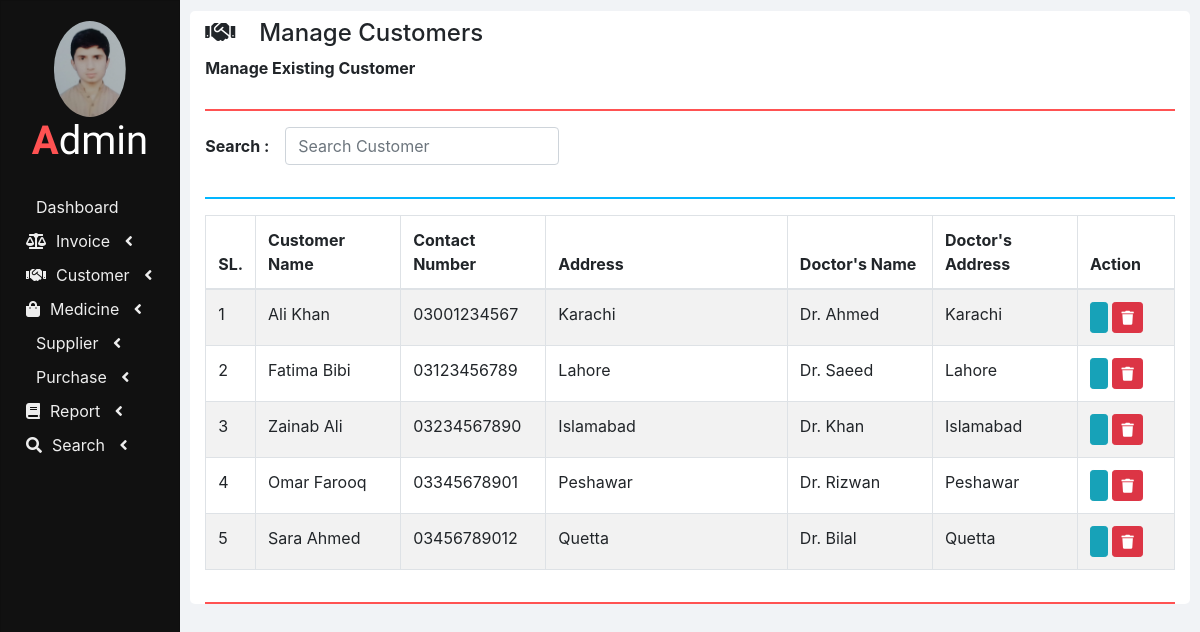
The page /manage_customer.php on the database its author committed.
### tables this page shows
CREATE TABLE IF NOT EXISTS customers (
  ID INT AUTO_INCREMENT PRIMARY KEY,
  NAME VARCHAR(100) NOT NULL,
  CONTACT_NUMBER VARCHAR(15) NOT NULL,
  ADDRESS VARCHAR(255) NOT NULL,
  DOCTOR_NAME VARCHAR(100) NOT NULL,
  DOCTOR_ADDRESS VARCHAR(255) NOT NULL
);

### php/manage_customer.php (the view, shortened to what this page needs)
<?php
require "db_connection.php";
function showCustomers($id = 0) {
    global $con;
    $seq_no = 0;
    $query = "SELECT * FROM customers";
    $result = mysqli_query($con, $query);
    while ($row = mysqli_fetch_assoc($result)) {
        $seq_no++;
        if ($row['ID'] == $id) {
            showEditOptionsRow($seq_no, $row);
        } else {
            showCustomerRow($seq_no, $row);
        }
    }
}
function showCustomerRow($seq_no, $row) {
    echo "<tr>";
    echo "<td>{$seq_no}</td>";
    echo "<td>" . htmlspecialchars($row['NAME'] ?? 'N/A') . "</td>";
    echo "<td>" . htmlspecialchars($row['CONTACT_NUMBER'] ?? 'N/A') . "</td>";
    echo "<td>" . htmlspecialchars($row['ADDRESS'] ?? 'N/A') . "</td>";
    echo "<td>" . htmlspecialchars($row['DOCTOR_NAME'] ?? 'N/A') . "</td>";
    echo "<td>" . htmlspecialchars($row['DOCTOR_ADDRESS'] ?? 'N/A') . "</td>";
    echo "<td>
            <button class='btn btn-info btn-sm' onclick='editCustomer(" . (int)$row['ID'] . ");'>
                <i class='fa fa-pencil'></i>
            </button>
            <button class='btn btn-danger btn-sm' onclick='deleteCustomer(" . (int)$row['ID'] . ");'>
                <i class='fa fa-trash'></i>
            </button>
          </td>";
    echo "</tr>";
}
?>

### manage_customer.php (shortened to what this page needs)
<!DOCTYPE html>
<html lang="en" dir="ltr">
<head>
    <link rel="stylesheet" href="bootstrap/css/bootstrap.min.css">
    <link rel="stylesheet" href="https://use.fontawesome.com/releases/v5.3.1/css/all.css">
    <link rel="stylesheet" href="css/sidenav.css">
    <link rel="stylesheet" href="css/home.css">
</head>
<body>
    <div class="container-fluid">
      <div class="container">
        <?php
          require "php/header.php";
          createHeader('handshake', 'Manage Customers', 'Manage Existing Customer');
        ?>
        <div class="row">
          <div class="col-md-12 form-group form-inline">
            <label class="font-weight-bold" for="">Search :&emsp;</label>
            <input type="text" class="form-control" placeholder="Search Customer" onkeyup="searchCustomer(this.value);">
          </div>
          <div class="col col-md-12">
            <hr class="col-md-12" style="padding: 0px; border-top: 2px solid #02b6ff;">
          </div>
          <div class="col col-md-12 table-responsive">
            <table class="table table-bordered table-striped table-hover">
              <thead>
                <tr>
                  <th style="width: 5%;">SL.</th>
                  <th style="width: 15%;">Customer Name</th>
                  <th style="width: 15%;">Contact Number</th>
                  <th style="width: 25%;">Address</th>
                  <th style="width: 15%;">Doctor's Name</th>
                  <th style="width: 15%;">Doctor's Address</th>
                  <th style="width: 10%;">Action</th>
                </tr>
              </thead>
              <tbody id="customers_div">
                <?php
                  require 'php/manage_customer.php';
                  showCustomers();
                ?>
              </tbody>
            </table>
          </div>
        </div>
        <hr style="border-top: 2px solid #ff5252;">
      </div>
    </div>
</body>
</html>

### php/header.php
<?php
function createHeader($icon, $heading, $sub_heading) {
    echo '
    <section class="row content-header">
      <div class="header-title col-md-11">
        <p class="h4 pt-2"><i class="fa fa-'.$icon.'"></i>&emsp;'.$heading.'</p>
        <small class="font-weight-bold h6">'.$sub_heading.'</small>
      </div>
      <div class="col-md-1 user_options">
        <button class="col col-md-1 m-3" onclick="showOptions();">
          <i class="fa fa-gear"></i>
        </button>
        <div id="mark"><i class="fa fa-play fa-rotate-270"></i></div>
        <ul id="options" class="options list-unstyled" style="display: none;">
          <li><a href="my_profile.php"><i class="fa fa-user"></i><span>My Profile</span></a></li>
          <li><a href="change_password.php"><i class="fa fa-edit"></i><span>Change Password</span></a></li>
          <li><a href="logout.php"><i class="fa fa-key"></i><span>Logout</span></a></li>
        </ul>
      </div>
    </section>
    <hr style="border-top: 2px solid #ff5252;">
    ';
}
?>

### css/sidenav.css (style rules this page uses)
body { background-color: #f1f3f6; }
.sidenav { width: 15%; height: 100vh; background-color: #222222; position: fixed; z-index: 1; flex: 1 0 auto; }
.card { width: 100%; height: 100%; top: 0; border-radius: 0; background-color: #111111; }
.logo .logo-caption { font-family: 'Poiret One', cursive; color: #ffffff; text-align: center; margin-bottom: 25px; }
.logo .profile { margin-left: 50%; border-radius: 50%; transform: translate(-50%); }
.logo .tweak { color: #ff5252; font-weight: bold; }
.main-menu-item { padding: 5px 5px; cursor: pointer; }
.main-menu-item > a { color: #eeeeee; text-decoration: none; font-size: 16px; }
.main-menu-item > a > span { margin-left: 10px; }

### css/home.css (style rules this page uses)
html, body { height: 100vh; }
.container-fluid { margin-left: 15%; width: 85%; background: #f1f3f6; padding: 1px 0 0 0; flex: 1 0 auto; }
.container { margin: 0; max-width: 98%; margin: 1%; background-color: #ffffff; border-radius: 5px; }
.user_options button { max-width: 50px; max-height: 50px; font-size: 36px; background-color: #ffffff; color: #ff5252; border: none; outline: none; }

### rows shown on the page
customers: seq_no "1", NAME "Ali Khan", CONTACT_NUMBER "03001234567", ADDRESS "Karachi", DOCTOR_NAME "Dr. Ahmed", DOCTOR_ADDRESS "Karachi"
customers: seq_no "2", NAME "Fatima Bibi", CONTACT_NUMBER "03123456789", ADDRESS "Lahore", DOCTOR_NAME "Dr. Saeed", DOCTOR_ADDRESS "Lahore"
customers: seq_no "3", NAME "Zainab Ali", CONTACT_NUMBER "03234567890", ADDRESS "Islamabad", DOCTOR_NAME "Dr. Khan", DOCTOR_ADDRESS "Islamabad"
customers: seq_no "4", NAME "Omar Farooq", CONTACT_NUMBER "03345678901", ADDRESS "Peshawar", DOCTOR_NAME "Dr. Rizwan", DOCTOR_ADDRESS "Peshawar"
customers: seq_no "5", NAME "Sara Ahmed", CONTACT_NUMBER "03456789012", ADDRESS "Quetta", DOCTOR_NAME "Dr. Bilal", DOCTOR_ADDRESS "Quetta"

### other values the page prints
$heading "Manage Customers"
$sub_heading "Manage Existing Customer"
